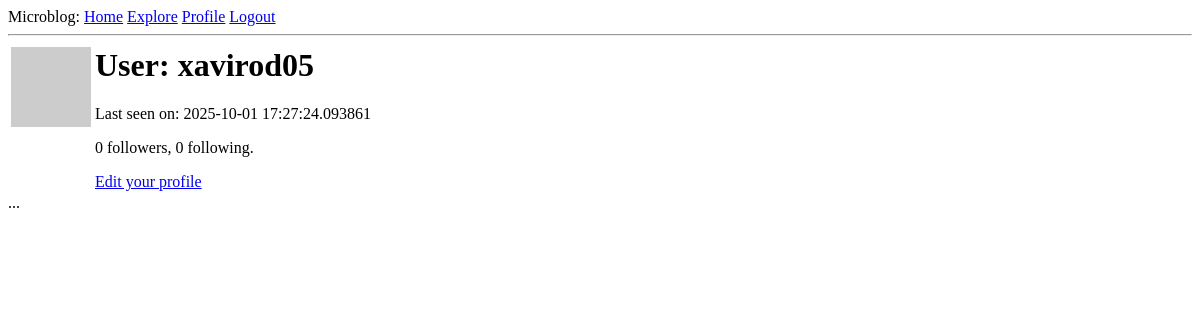
The app's page /user/xavirod05 (signed in), older data.
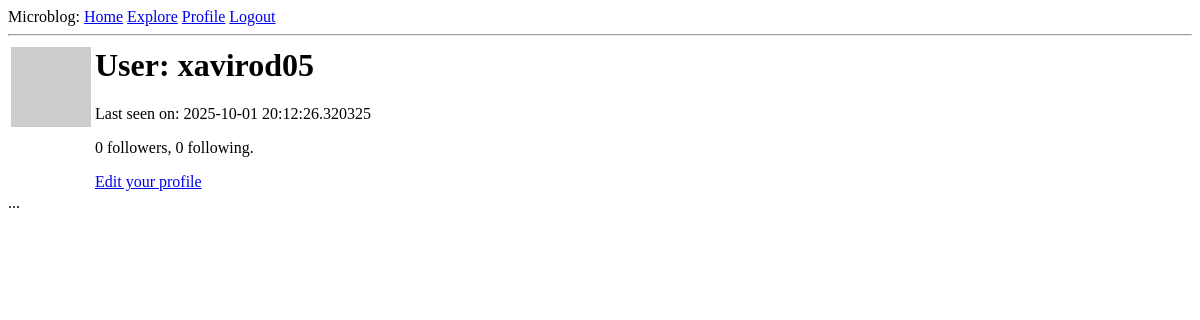
The same page, newer data.
### app/models.py (models this page shows, shortened)
class User(UserMixin, db.Model):
    id: so.Mapped[int] = so.mapped_column(primary_key=True)
    username: so.Mapped[str] = so.mapped_column(sa.String(64), index=True, unique=True)
    email: so.Mapped[str] = so.mapped_column(sa.String(120), index=True, unique=True)
    password_hash: so.Mapped[Optional[str]] = so.mapped_column(sa.String(256))
    posts: so.WriteOnlyMapped["Post"] = so.relationship(back_populates="author")
    about_me: so.Mapped[Optional[str]] = so.mapped_column(sa.String(140))
    last_seen: so.Mapped[Optional[datetime]] = so.mapped_column(
        default=lambda: datetime.now(timezone.utc)
    )
    following: so.WriteOnlyMapped["User"] = so.relationship(
        secondary=followers,
        primaryjoin=(followers.c.follower_id == id),
        secondaryjoin=(followers.c.followed_id == id),
        back_populates="followers",
    )
    followers: so.WriteOnlyMapped["User"] = so.relationship(
        secondary=followers,
        primaryjoin=(followers.c.followed_id == id),
        secondaryjoin=(followers.c.follower_id == id),
        back_populates="following",
    )
    def avatar(self, size):
        digest = md5(self.email.lower().encode("utf-8")).hexdigest()
        return f"https://www.gravatar.com/avatar/{digest}?d=identicon&s={size}"
    def followers_count(self):
        query = sa.select(sa.func.count()).select_from(
            self.followers.select().subquery()
        )
        return db.session.scalar(query)
    def following_count(self):
        query = sa.select(sa.func.count()).select_from(
            self.following.select().subquery()
        )
        return db.session.scalar(query)

### app/routes.py (the view)
@app.route("/user/<username>")
@login_required
def user(username):
    user = db.first_or_404(sa.select(User).where(User.username == username))
    page = request.args.get("page", 1, type=int)
    query = user.posts.select().order_by(Post.timestamp.desc())
    posts = db.paginate(
        query, page=page, per_page=app.config["POSTS_PER_PAGE"], error_out=False
    )
    next_url = (
        url_for("user", username=user.username, page=posts.next_num)
        if posts.has_next
        else None
    )
    prev_url = (
        url_for("user", username=user.username, page=posts.prev_num)
        if posts.has_prev
        else None
    )
    form = EmptyForm()
    return render_template(
        "user.html",
        user=user,
        posts=posts.items,
        next_url=next_url,
        prev_url=prev_url,
        form=form,
    )

### app/models.py (called while the page is built)
@login.user_loader
def load_user(id):
    return db.session.get(User, int(id))

### app/routes.py (called while the page is built)
@app.before_request
def before_request():
    if current_user.is_authenticated:
        current_user.last_seen = datetime.now(timezone.utc)
        db.session.commit()

### app/templates/user.html (shortened to what this page needs)
{% extends "base.html" %}
{% block content %}
    <table>
        <tr valign="top">
            <td><img src="{{ user.avatar(128) }}"></td>
            <td>
                        <h1>User: {{ user.username }}</h1>
        {% if user.last_seen %}<p>Last seen on: {{ user.last_seen }}</p>{% endif %}
        <p>{{ user.followers_count() }} followers, {{ user.following_count() }} following.</p>
        {% if user == current_user %}
        <p><a href="{{ url_for('edit_profile') }}">Edit your profile</a></p>
        {% endif %}
            </td>
        </tr>
    </table>
    ...
{% endblock %}

### app/templates/base.html (shortened to what this page needs)
<html>
    <head>
    </head>
    <body>
        <div>
            Microblog:
            <a href="{{ url_for('index') }}">Home</a>
            <a href="{{ url_for('explore') }}">Explore</a>
            {% if current_user.is_anonymous %}
            <a href="{{ url_for('login') }}">Login</a>
            {% else %}
            <a href="{{ url_for('user', username=current_user.username) }}">Profile</a>
            <a href="{{ url_for('logout') }}">Logout</a>
            {% endif %}
        </div>
        <hr>
    {% block content %}{% endblock %}
    </body>
</html>

Row changes from the older to the newer data that the page shows:
changed User "xavirod05": last_seen "2025-10-01 17:27:24.093861" → "2025-10-01 20:12:26.320325"
